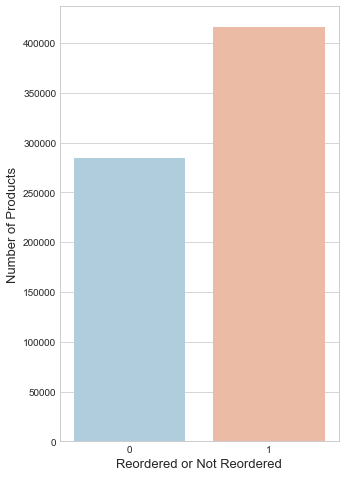

Reproduce this figure in Python.
# -*- coding: utf-8 -*-
"""
Created on Wed Apr 25 12:22:15 2018

@author: KURAMS
"""

import pandas as pd

import matplotlib.pyplot as plt  # Matlab-style plotting
import seaborn as sns
color = sns.color_palette()

import warnings
warnings.filterwarnings('ignore')

order_products_prior_df= pd.read_csv("./input/order_products_prior.csv")
order_products_train_df= pd.read_csv("./input/order_products_train.csv")

products_df= pd.read_csv("./input/products.csv")

order_products_all = pd.concat([order_products_train_df, order_products_prior_df], axis=0)
grouped = order_products_all.groupby("reordered")["product_id"].aggregate({'Total_products': 'count'}).reset_index()
grouped['Ratios'] = grouped["Total_products"].apply(lambda x: x /grouped['Total_products'].sum())
grouped
grouped  = grouped.groupby(['reordered']).sum()['Total_products'].sort_values(ascending=False)

sns.set_style('whitegrid')
f, ax = plt.subplots(figsize=(5, 8))
sns.barplot(grouped.index, grouped.values, palette='RdBu_r')
plt.ylabel('Number of Products', fontsize=13)
plt.xlabel('Reordered or Not Reordered', fontsize=13)
plt.ticklabel_format(style='plain', axis='y')
plt.show()
